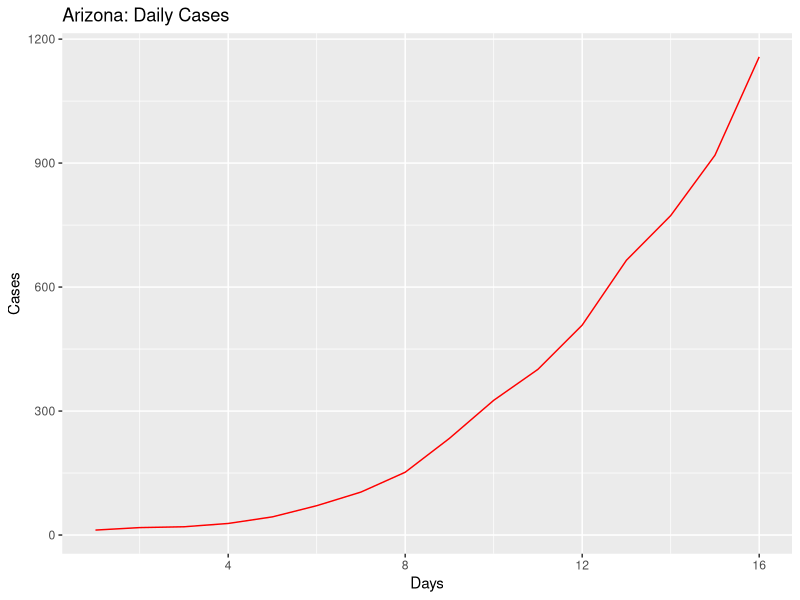
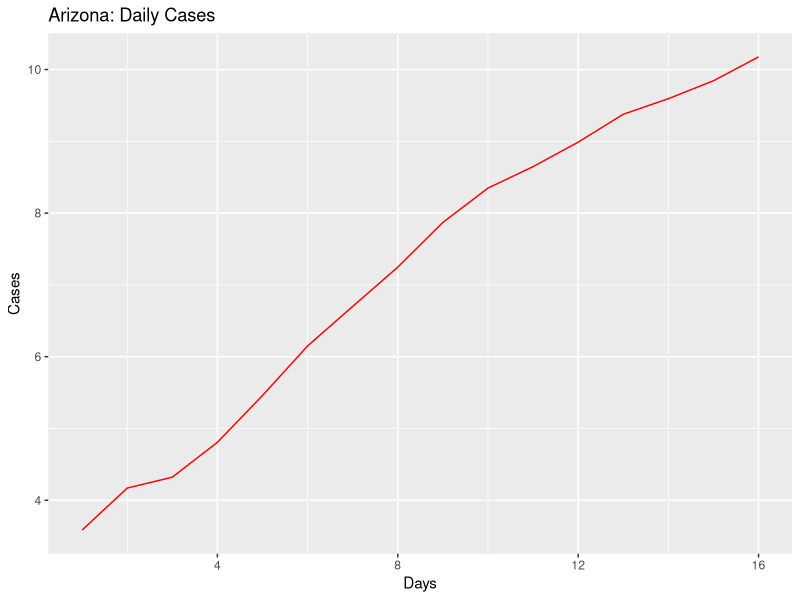
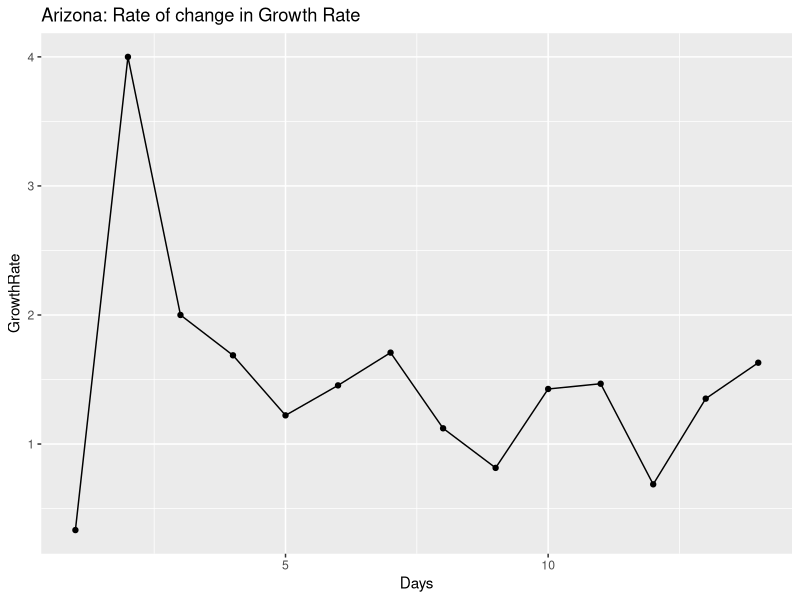
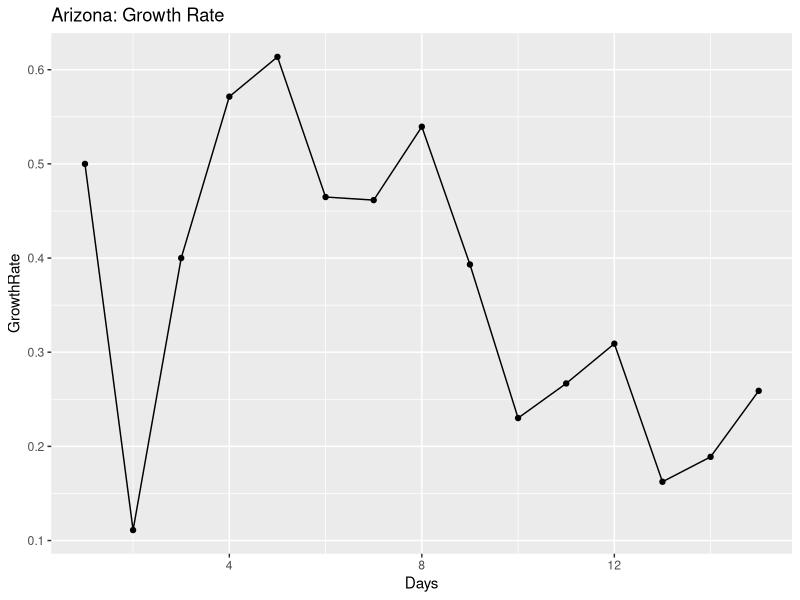
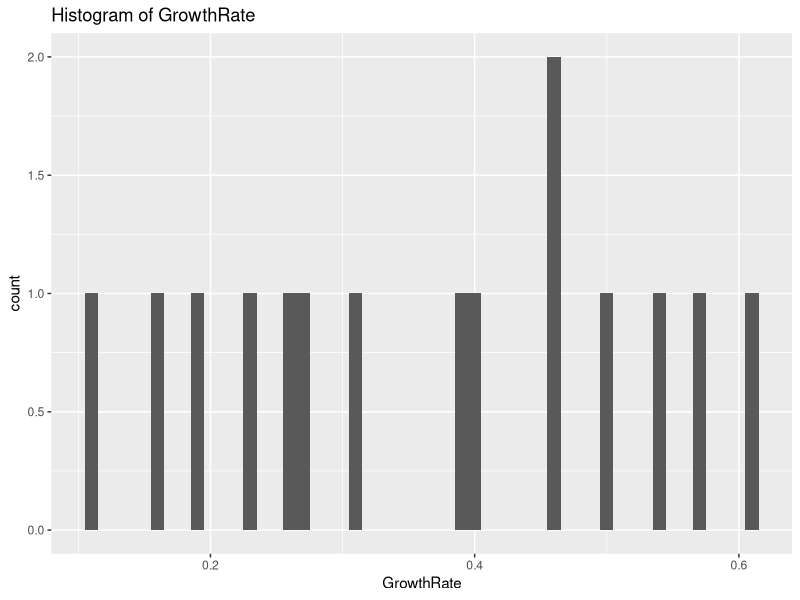
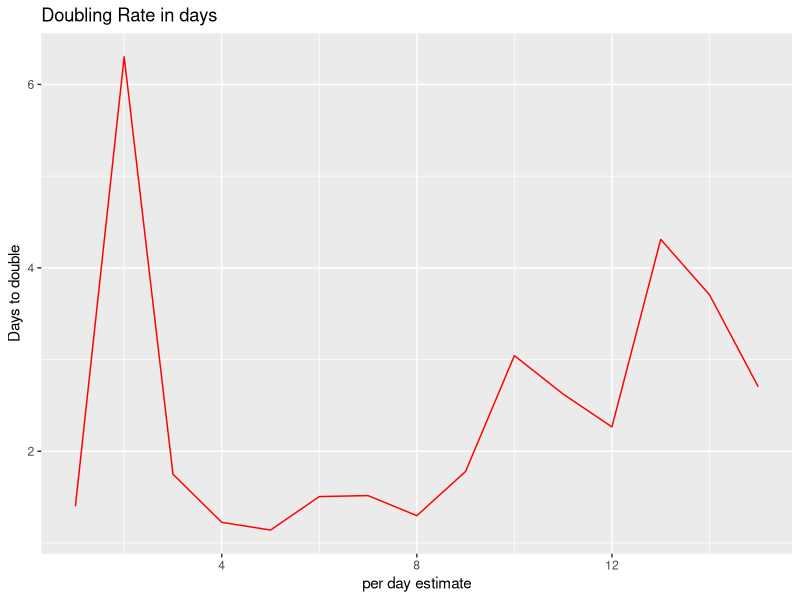
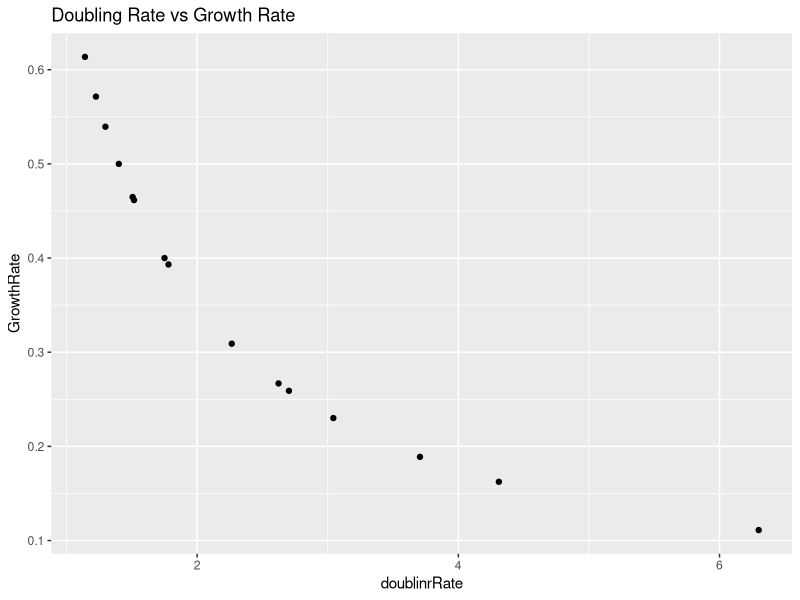
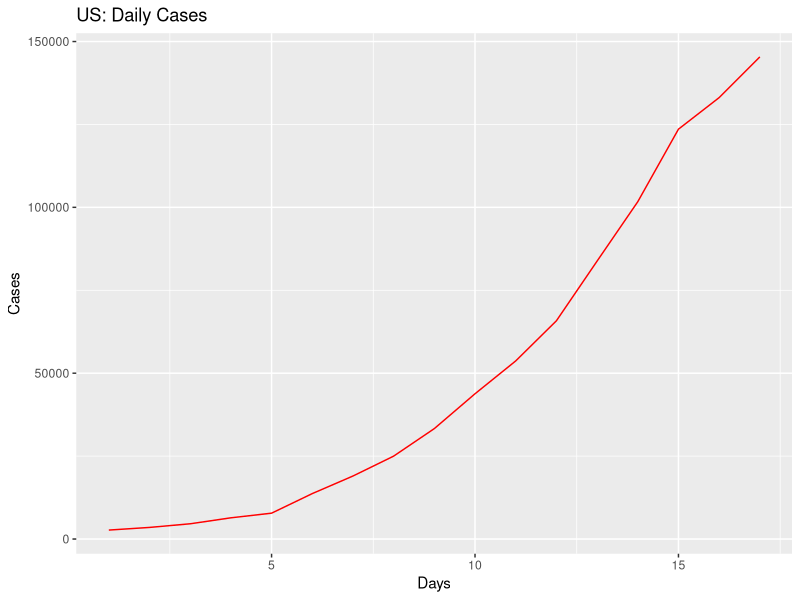

Write R code to recreate these figures, in order.
## ---- chunk 1
knitr::opts_chunk$set(echo = TRUE)
## ---- chunk 2
library(ggplot2)
library(gridExtra)
library(dplyr)

coronaGrowth <- function(absoluteNumbers){
  growthfactor <- NULL
  absgrowth <- NULL
  for(i in 1:length(absoluteNumbers))
  {
    #print((absoluteNumbers[i]-absoluteNumbers[i+1]/absoluteNumbers[i+1])/absoluteNumbers[i+1])
    growthfactor[i] <- ((absoluteNumbers[i]-absoluteNumbers[i+1]))/(absoluteNumbers[i+1]-absoluteNumbers[i+2])  
    #growthfactor[i] <- ((absoluteNumbers[i]-absoluteNumbers[i+1]))/(absolutenumbers[i])
  }
  
  return (rev(growthfactor))
}

DailyGrowthRate <- function(absoluteNumbers)
{
  growthfactor <- NULL
  absgrowth <- NULL
  for(i in 1:length(absoluteNumbers))
  {
    #print((absoluteNumbers[i]-absoluteNumbers[i+1]/absoluteNumbers[i+1])/absoluteNumbers[i+1])
    growthfactor[i] <- ((absoluteNumbers[i]/absoluteNumbers[i+1]))-1 
    #growthfactor[i] <- ((absoluteNumbers[i]-absoluteNumbers[i+1]))/(absolutenumbers[i])
  }
  
  return (rev(growthfactor))  
}

DoublingRate <- function(absoluteNumbers)
{
  doublingrRate <- NULL
  cumsum <- NULL
  for(i in 1:length(absoluteNumbers))
  {
    
    doublingrRate[i] <- (70/(absoluteNumbers[i]*100))
    
  }
  return ((doublingrRate))  
}

## ---- chunk 3
#Arizona
absolutenumbers <- c(1157,919,773,665,508,401,326,234,152,104,71,44,28,20,18,12)

#America
#absolutenumbers <- c(101.7*1000,83.8*1000,65.8*1000,53.7*1000,43.8*1000,33.3*1000,25*1000,19*1000,13.7*1000,7.8*1000,6.4*1000,4.6*1000,3.5*1000,2.7*1000)
## ---- chunk 4
growthrate <- na.exclude(coronaGrowth(absolutenumbers))
days <- seq(1:length(growthrate))
dataTrend <- data.frame(GrowthRate = growthrate,Days = days)
print(dataTrend)
p1 <- ggplot(data=dataTrend, aes(x=Days, y=GrowthRate, group=1)) +ggtitle("Arizona: Rate of change in Growth Rate")+
  geom_line()+
  geom_point()

print(dataTrend)
#print(dataTrend1)




growthrate1 <- na.exclude(DailyGrowthRate(absolutenumbers))
doublingrate1 <- na.exclude(DoublingRate(growthrate1))
days1 <- seq(1:length(growthrate1))
dataTrend1 <- data.frame(GrowthRate = growthrate1,Days = days1,doublinrRate = doublingrate1)
print(dataTrend1)
multiplier <- tail(dataTrend1, n = 1)
pred_val <- (head(absolutenumbers, n = 1)*multiplier[,"GrowthRate"])+head(absolutenumbers, n = 1)

p2 <- ggplot(data=dataTrend1, aes(x=Days, y=GrowthRate, group=1)) +ggtitle("Arizona: Growth Rate")+
  geom_line()+
  geom_point()

days <- seq(1:length(absolutenumbers))
growthrate <- append(growthrate, c(1,1),after = 0)
dataOriginal <- data.frame(Cases = rev(absolutenumbers), Days = days)
p3<- ggplot() +geom_line(data=dataOriginal, aes(x=Days, y=Cases,),color = "Red")+labs(title="Arizona: Daily Cases", y="Cases", x="Days")

p3_log<- ggplot() +geom_line(data=dataOriginal, aes(x=Days, y=log2(Cases)),color = "Red")+labs(title="Arizona: Daily Cases", y="Cases", x="Days")+
  #geom_line(data=dataOriginal, aes(x=Days+1, y=Prediction),color = "Blue")
  geom_point()



# Analyze growth rate to get interval of values
summary(dataTrend1$GrowthRate)
dataTrend1%>%select("GrowthRate")%>%summarise(meanGR = mean(GrowthRate), medianGR = median(GrowthRate), sdGR = sd(GrowthRate))
p4 <- ggplot(data = dataTrend1, aes(x = GrowthRate))+ggtitle("Histogram of GrowthRate")+geom_histogram(binwidth = 0.01)


#Analyze the doubling rate
p5<- ggplot() +geom_line(data=dataTrend1, aes(x=Days, y=doublinrRate),color = "Red")+labs(title="Doubling Rate in days", y="Days to double", x ="per day estimate")+
  #geom_line(data=dataOriginal, aes(x=Days+1, y=Prediction),color = "Blue")
  geom_point()

#Scatter plor of Growthrate versus Doubling Rate
p6 <- ggplot()+geom_point(data = dataTrend1, aes(x = doublinrRate, y = GrowthRate))+labs(title = "Doubling Rate vs Growth Rate")


#Confidence Interval for mean population GrowthRate:
meanGR = mean(dataTrend1$GrowthRate)
sdGR = sd(dataTrend1$GrowthRate)

uppperlimitGR= meanGR+sdGR
lowerlimitGR = meanGR-sdGR

#Predictions based on: Current Growth Rate, MeanGrowth Rate, Upper GrowthRate, Lower GrowthRate
pred_val_Current <- (head(absolutenumbers, n = 1)*multiplier[,"GrowthRate"])+head(absolutenumbers, n = 1)
pred_val_MeanGR <- (head(absolutenumbers, n = 1)*meanGR)+head(absolutenumbers, n = 1)
pred_val_upperGR <- (head(absolutenumbers, n = 1)*uppperlimitGR)+head(absolutenumbers, n = 1)
pred_val_lowerGR <- (head(absolutenumbers, n = 1)*lowerlimitGR)+head(absolutenumbers, n = 1)

print("Current GR:")
print(multiplier[,"GrowthRate"])
print(pred_val_Current)

print("Mean GR:")
print(meanGR)
print(pred_val_MeanGR)

print("Upperlimit GR:")
print(uppperlimitGR)
print(pred_val_upperGR)

print("Lowerlimit GR:")
print(lowerlimitGR)
print(pred_val_lowerGR)

#Doubling rate:-
DRCurrent <- round(70/(meanGR*100),digits = 0)
DRMedian <- round(70/(median(dataTrend1$GrowthRate)*100),digits = 0)
latestDRCurrent <- round(tail(dataTrend1$doublinrRate,n=1),digits = 0)

## ---- chunk 5
#grid.arrange(p3,p3_log,p1,p2,p4,p5,p6,nrow = 4, ncol = 2)
print(p3)
print(p3_log)
print(p1)
print(p2)
print(p4)
print(p5)
print(p6)
## ---- chunk 6
library(ggplot2)
library(gridExtra)
library(dplyr)

coronaGrowth <- function(absoluteNumbers){
  growthfactor <- NULL
  absgrowth <- NULL
  for(i in 1:length(absoluteNumbers))
  {
    #print((absoluteNumbers[i]-absoluteNumbers[i+1]/absoluteNumbers[i+1])/absoluteNumbers[i+1])
    growthfactor[i] <- ((absoluteNumbers[i]-absoluteNumbers[i+1]))/(absoluteNumbers[i+1]-absoluteNumbers[i+2])  
    #growthfactor[i] <- ((absoluteNumbers[i]-absoluteNumbers[i+1]))/(absolutenumbers[i])
  }
  
  return (rev(growthfactor))
}

DailyGrowthRate <- function(absoluteNumbers)
{
  growthfactor <- NULL
  absgrowth <- NULL
  for(i in 1:length(absoluteNumbers))
  {
    #print((absoluteNumbers[i]-absoluteNumbers[i+1]/absoluteNumbers[i+1])/absoluteNumbers[i+1])
    growthfactor[i] <- ((absoluteNumbers[i]/absoluteNumbers[i+1]))-1 
    #growthfactor[i] <- ((absoluteNumbers[i]-absoluteNumbers[i+1]))/(absolutenumbers[i])
  }
  
  return (rev(growthfactor))  
}

DoublingRate <- function(absoluteNumbers)
{
  doublingrRate <- NULL
  cumsum <- NULL
  for(i in 1:length(absoluteNumbers))
  {
    
    doublingrRate[i] <- (70/(absoluteNumbers[i]*100))
    
  }
  return ((doublingrRate))  
}

## ---- chunk 7
#Arizona
#absolutenumbers <- c(773,665,508,401,326,234,152,104,71,44,28,20,18,12)

#America
absolutenumbers <- c(145.369*1000,133.094*1000,123.578*1000,101.7*1000,83.8*1000,65.8*1000,53.7*1000,43.8*1000,33.3*1000,25*1000,19*1000,13.7*1000,7.8*1000,6.4*1000,4.6*1000,3.5*1000,2.7*1000)
## ---- chunk 8
growthrate <- na.exclude(coronaGrowth(absolutenumbers))
days <- seq(1:length(growthrate))
dataTrend <- data.frame(GrowthRate = growthrate,Days = days)
print(dataTrend)
p1 <- ggplot(data=dataTrend, aes(x=Days, y=GrowthRate, group=1)) +ggtitle("US: Rate of change in Growth Rate")+
  geom_line()+
  geom_point()

print(dataTrend)
#print(dataTrend1)




growthrate1 <- na.exclude(DailyGrowthRate(absolutenumbers))
doublingrate1 <- na.exclude(DoublingRate(growthrate1))
days1 <- seq(1:length(growthrate1))
dataTrend1 <- data.frame(GrowthRate = growthrate1,Days = days1,doublinrRate = doublingrate1)
print(dataTrend1)
multiplier <- tail(dataTrend1, n = 1)
pred_val <- (head(absolutenumbers, n = 1)*multiplier[,"GrowthRate"])+head(absolutenumbers, n = 1)

p2 <- ggplot(data=dataTrend1, aes(x=Days, y=GrowthRate, group=1)) +ggtitle("US: Growth Rate")+
  geom_line()+
  geom_point()

days <- seq(1:length(absolutenumbers))
growthrate <- append(growthrate, c(1,1),after = 0)
dataOriginal <- data.frame(Cases = rev(absolutenumbers), Days = days)
p3<- ggplot() +geom_line(data=dataOriginal, aes(x=Days, y=Cases,),color = "Red")+labs(title="US: Daily Cases", y="Cases", x="Days")

p3_log<- ggplot() +geom_line(data=dataOriginal, aes(x=Days, y=log2(Cases)),color = "Red")+labs(title="US: Daily Cases", y="Cases", x="Days")+
  #geom_line(data=dataOriginal, aes(x=Days+1, y=Prediction),color = "Blue")
  geom_point()



# Analyze growth rate to get interval of values
summary(dataTrend1$GrowthRate)
dataTrend1%>%select("GrowthRate")%>%summarise(meanGR = mean(GrowthRate), medianGR = median(GrowthRate), sdGR = sd(GrowthRate))
p4 <- ggplot(data = dataTrend1, aes(x = GrowthRate))+ggtitle("Histogram of GrowthRate")+geom_histogram(binwidth = 0.01)


#Analyze the doubling rate
p5<- ggplot() +geom_line(data=dataTrend1, aes(x=Days, y=doublinrRate),color = "Red")+labs(title="Doubling Rate in days", y="Days to double", x ="per day estimate")+
  #geom_line(data=dataOriginal, aes(x=Days+1, y=Prediction),color = "Blue")
  geom_point()

#Scatter plor of Growthrate versus Doubling Rate
p6 <- ggplot()+geom_point(data = dataTrend1, aes(x = doublinrRate, y = GrowthRate))+labs(title = "Doubling Rate vs Growth Rate")


#Confidence Interval for mean population GrowthRate:
meanGR = mean(dataTrend1$GrowthRate)
sdGR = sd(dataTrend1$GrowthRate)

uppperlimitGR= meanGR+sdGR
lowerlimitGR = meanGR-sdGR

#Predictions based on: Current Growth Rate, MeanGrowth Rate, Upper GrowthRate, Lower GrowthRate
pred_val_Current <- (head(absolutenumbers, n = 1)*multiplier[,"GrowthRate"])+head(absolutenumbers, n = 1)
pred_val_MeanGR <- (head(absolutenumbers, n = 1)*meanGR)+head(absolutenumbers, n = 1)
pred_val_upperGR <- (head(absolutenumbers, n = 1)*uppperlimitGR)+head(absolutenumbers, n = 1)
pred_val_lowerGR <- (head(absolutenumbers, n = 1)*lowerlimitGR)+head(absolutenumbers, n = 1)

print("Current GR:")
print(multiplier[,"GrowthRate"])
print(pred_val_Current)

print("Mean GR:")
print(meanGR)
print(pred_val_MeanGR)

print("Upperlimit GR:")
print(uppperlimitGR)
print(pred_val_upperGR)

print("Lowerlimit GR:")
print(lowerlimitGR)
print(pred_val_lowerGR)

#Doubling rate:-
DRCurrent <- round(70/(meanGR*100),digits = 0)
DRMedian <- round(70/(median(dataTrend1$GrowthRate)*100),digits = 0)
latestDRCurrent <- round(tail(dataTrend1$doublinrRate,n=1),digits = 0)

## ---- chunk 9
#grid.arrange(p3,p3_log,p1,p2,p4,p5,p6,nrow = 4, ncol = 2)
print(p3)
print(p3_log)
print(p1)
print(p2)
print(p4)
print(p5)
print(p6)
## ---- chunk 10
library(ggplot2)
library(gridExtra)
library(dplyr)

coronaGrowth <- function(absoluteNumbers){
  growthfactor <- NULL
  absgrowth <- NULL
  for(i in 1:length(absoluteNumbers))
  {
    #print((absoluteNumbers[i]-absoluteNumbers[i+1]/absoluteNumbers[i+1])/absoluteNumbers[i+1])
    growthfactor[i] <- ((absoluteNumbers[i]-absoluteNumbers[i+1]))/(absoluteNumbers[i+1]-absoluteNumbers[i+2])  
    #growthfactor[i] <- ((absoluteNumbers[i]-absoluteNumbers[i+1]))/(absolutenumbers[i])
  }
  
  return (rev(growthfactor))
}

DailyGrowthRate <- function(absoluteNumbers)
{
  growthfactor <- NULL
  absgrowth <- NULL
  for(i in 1:length(absoluteNumbers))
  {
    #print((absoluteNumbers[i]-absoluteNumbers[i+1]/absoluteNumbers[i+1])/absoluteNumbers[i+1])
    growthfactor[i] <- ((absoluteNumbers[i]/absoluteNumbers[i+1]))-1 
    #growthfactor[i] <- ((absoluteNumbers[i]-absoluteNumbers[i+1]))/(absolutenumbers[i])
  }
  
  return (rev(growthfactor))  
}

DoublingRate <- function(absoluteNumbers)
{
  doublingrRate <- NULL
  cumsum <- NULL
  for(i in 1:length(absoluteNumbers))
  {
    
    doublingrRate[i] <- (70/(absoluteNumbers[i]*100))
    
  }
  return ((doublingrRate))  
}

## ---- chunk 11
#Arizona
#absolutenumbers <- c(773,665,508,401,326,234,152,104,71,44,28,20,18,12)

#America
absolutenumbers <- c(1071,1024,987,887,727,657,536,499,396,332,249,194,169,143,129,114,100,82,74,62,62,47,40,34,31,30,29,7,6,3,3,3,3,3,3,3,3,3,3,3,3,3,3,3)
## ---- chunk 12
growthrate <- na.exclude(coronaGrowth(absolutenumbers))
days <- seq(1:length(growthrate))
dataTrend <- data.frame(GrowthRate = growthrate,Days = days)
print(dataTrend)
p1 <- ggplot(data=dataTrend, aes(x=Days, y=GrowthRate, group=1)) +ggtitle("US: Rate of change in Growth Rate")+
  geom_line()+
  geom_point()

print(dataTrend)
#print(dataTrend1)




growthrate1 <- na.exclude(DailyGrowthRate(absolutenumbers))
doublingrate1 <- na.exclude(DoublingRate(growthrate1))
days1 <- seq(1:length(growthrate1))
dataTrend1 <- data.frame(GrowthRate = growthrate1,Days = days1,doublinrRate = doublingrate1)
print(dataTrend1)
multiplier <- tail(dataTrend1, n = 1)
pred_val <- (head(absolutenumbers, n = 1)*multiplier[,"GrowthRate"])+head(absolutenumbers, n = 1)

p2 <- ggplot(data=dataTrend1, aes(x=Days, y=GrowthRate, group=1)) +ggtitle("India: Growth Rate")+
  geom_line()+
  geom_point()

days <- seq(1:length(absolutenumbers))
growthrate <- append(growthrate, c(1,1),after = 0)
dataOriginal <- data.frame(Cases = rev(absolutenumbers), Days = days)
p3<- ggplot() +geom_line(data=dataOriginal, aes(x=Days, y=Cases,),color = "Red")+labs(title="India: Daily Cases", y="Cases", x="Days")

p3_log<- ggplot() +geom_line(data=dataOriginal, aes(x=Days, y=log2(Cases)),color = "Red")+labs(title="India: Daily Cases", y="Cases", x="Days")+
  #geom_line(data=dataOriginal, aes(x=Days+1, y=Prediction),color = "Blue")
  geom_point()



# Analyze growth rate to get interval of values
summary(dataTrend1$GrowthRate)
dataTrend1%>%select("GrowthRate")%>%summarise(meanGR = mean(GrowthRate), medianGR = median(GrowthRate), sdGR = sd(GrowthRate))
p4 <- ggplot(data = dataTrend1, aes(x = GrowthRate))+ggtitle("Histogram of GrowthRate")+geom_histogram(binwidth = 0.01)


#Analyze the doubling rate
p5<- ggplot() +geom_line(data=dataTrend1, aes(x=Days, y=doublinrRate),color = "Red")+labs(title="Doubling Rate in days", y="Days to double", x ="per day estimate")+
  #geom_line(data=dataOriginal, aes(x=Days+1, y=Prediction),color = "Blue")
  geom_point()

#Scatter plor of Growthrate versus Doubling Rate
p6 <- ggplot()+geom_point(data = dataTrend1, aes(x = doublinrRate, y = GrowthRate))+labs(title = "Doubling Rate vs Growth Rate")


#Confidence Interval for mean population GrowthRate:
meanGR = mean(dataTrend1$GrowthRate)
sdGR = sd(dataTrend1$GrowthRate)

uppperlimitGR= meanGR+sdGR
lowerlimitGR = meanGR-sdGR

#Predictions based on: Current Growth Rate, MeanGrowth Rate, Upper GrowthRate, Lower GrowthRate
pred_val_Current <- (head(absolutenumbers, n = 1)*multiplier[,"GrowthRate"])+head(absolutenumbers, n = 1)
pred_val_MeanGR <- (head(absolutenumbers, n = 1)*meanGR)+head(absolutenumbers, n = 1)
pred_val_upperGR <- (head(absolutenumbers, n = 1)*uppperlimitGR)+head(absolutenumbers, n = 1)
pred_val_lowerGR <- (head(absolutenumbers, n = 1)*lowerlimitGR)+head(absolutenumbers, n = 1)

print("Current GR:")
print(multiplier[,"GrowthRate"])
print(pred_val_Current)

print("Mean GR:")
print(meanGR)
print(pred_val_MeanGR)

print("Upperlimit GR:")
print(uppperlimitGR)
print(pred_val_upperGR)

print("Lowerlimit GR:")
print(lowerlimitGR)
print(pred_val_lowerGR)

#Doubling rate:-
DRCurrent <- round(70/(meanGR*100),digits = 0)
DRMedian <- round(70/(median(dataTrend1$GrowthRate)*100),digits = 0)
latestDRCurrent <- round(tail(dataTrend1$doublinrRate,n=1),digits = 0)

## ---- chunk 13
#grid.arrange(p3,p3_log,p1,p2,p4,p5,p6,nrow = 4, ncol = 2)
print(p3)
print(p3_log)
print(p1)
print(p2)
print(p4)
print(p5)
print(p6)
